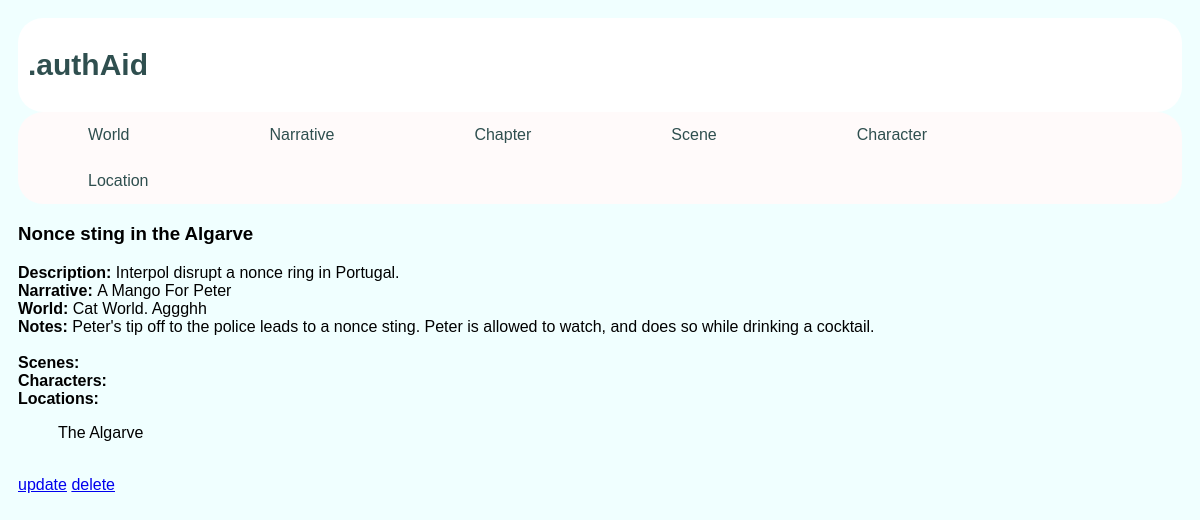
The page /author/chapter/2/ on the database as committed earlier.
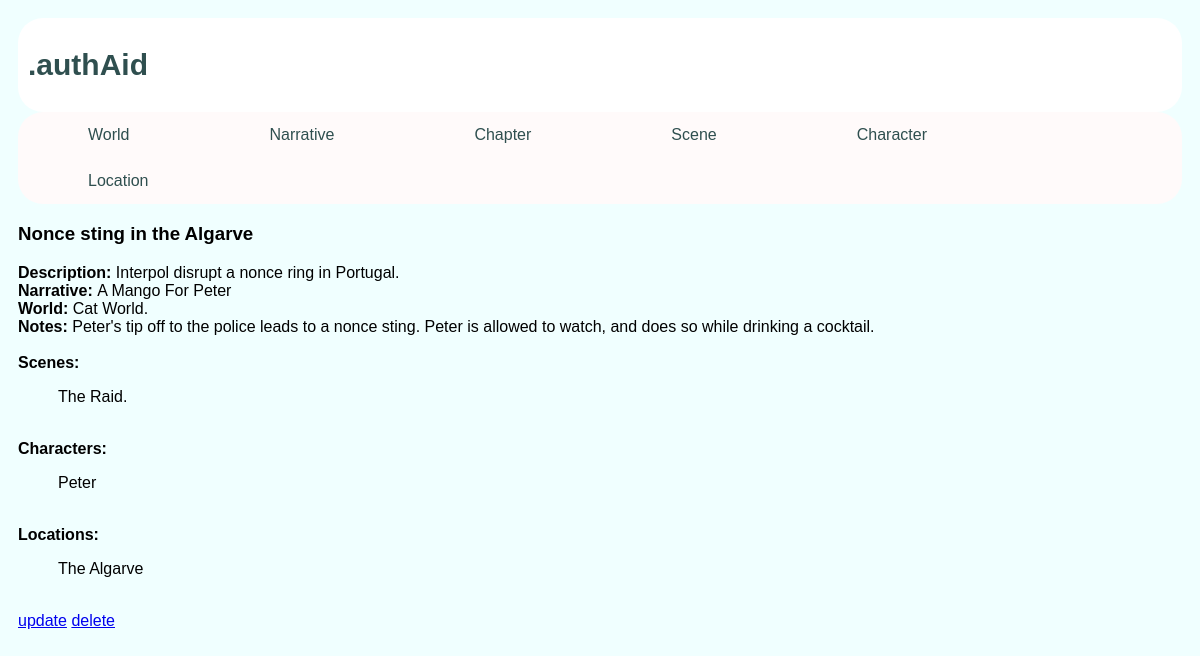
The same page on the database as committed later.
### author/models.py (models this page shows, shortened)
class Chapter(models.Model):
    title, description, notes = charFieldsAndNotes()
    ngi = setForeignKeysNullDelete(NarrativeGeneralInfo)
    world = setForeignKeysCascadeDelete(World)
    chapter_number = models.IntegerField(default=0)
    def scenes(self):
        return search_ass(Scene,chapter=self)
    def characters(self):
        return search_ass(Character,chapters=self)
    def locations(self):
        return search_ass(Location,chapters=self)

class World(models.Model):
    name,description,notes = charFieldsAndNotes()
    def __str__(self):
        return self.name

class Location(models.Model):
    name, description, notes = charFieldsAndNotes()
    world = world = setForeignKeysNullDelete(World)
    ngi = models.ManyToManyField(NarrativeGeneralInfo)
    scenes = models.ManyToManyField(Scene,blank=True)
    chapters = models.ManyToManyField(Chapter,blank=True)
    def __str__(self):
        return self.name

class NarrativeGeneralInfo(models.Model):
    title,description,notes = charFieldsAndNotes()
    setting = models.CharField(max_length=2000, default='',blank=True)
    genre = models.CharField(max_length=200, default='',blank=True)
    world = setForeignKeysCascadeDelete(World)
    def __str__(self):
        return self.title

class Scene(models.Model):
    description = models.CharField(max_length=description_length, default='',blank=True)
    notes = notes_all
    time_and_or_date = models.CharField(max_length=100, default='',blank=True)
    chapter = setForeignKeysNullDelete(Chapter)
    ngi = setForeignKeysNullDelete(NarrativeGeneralInfo)
    world = setForeignKeysCascadeDelete(World)
    def __str__(self):
        return self.description

class Character(models.Model):
    name,description,notes = charFieldsAndNotes()
    surname = models.CharField(max_length=name_length, default='',blank=True)
    age = models.IntegerField(default=0)
    gender = models.CharField(max_length=30, default='',blank=True)
    motive = models.CharField(max_length=50, default='',blank=True)
    world = setForeignKeysNullDelete(World)
    scenes = models.ManyToManyField(Scene,blank=True)
    chapters = models.ManyToManyField(Chapter,blank=True)
    ngi = models.ManyToManyField(NarrativeGeneralInfo,blank=True)
    acquaintances = models.ManyToManyField('self',related_name='persons_known',blank=True)
    def __str__(self):
        return  self.name

### author/views.py (the view)
# urls.py: path('chapter/<int:pk>/',views.ChapterDetailView.as_view(),name='chapter_detail'),
class ChapterDetailView(DetailView):
    model, template_name = getModelTemplate(Chapter, 'chapter_detail')

### author/models.py (called while the page is built)
def search_ass(Target, **kwargs):
    return Target.objects.filter(**kwargs)

### author/templates/author/chapter_detail.html (shortened to what this page needs)
<!DOCTYPE html>
<html lang="en">
<head>
</head>
<body>
{% extends "author/base.html" %}
{%block content%}
 <h3>{{chapter.title}}</h3>
        <b>Description:</b> {{chapter.description}}<br>
        <b>Narrative: </b> {{chapter.ngi}}<br>
        <b>World: </b> {{chapter.world}}<br>
        <b>Notes:</b> {{chapter.notes}}<br>
<br>        <b>Scenes:</b> {%for scene in chapter.scenes.all%}
                             <ol>{{scene}}</ol>
                            {%endfor%}
<br>
            <b>Characters:</b> {%for character in chapter.characters.all%}
                                <ol>{{character}}</ol>
                            {%endfor%}
<br>
            <b>Locations:</b> {%for location in chapter.locations.all%}
                                <ol>{{location}}</ol>
                            {%endfor%}
<br>
    <a href="{% url 'author:chapter_update' pk=chapter.pk %}">update</a>
    <a href="{% url 'author:chapter_delete' pk=chapter.pk %}">delete</a>
{%endblock%}

Rows that differ between the two databases and show on the page:
changed through a linked row, Chapter "Nonce sting in the Algarve": world "Cat World. Aggghh" → "Cat World."
added Scene: description "The Raid."
now on this page (row edited): Character: name "Peter"
